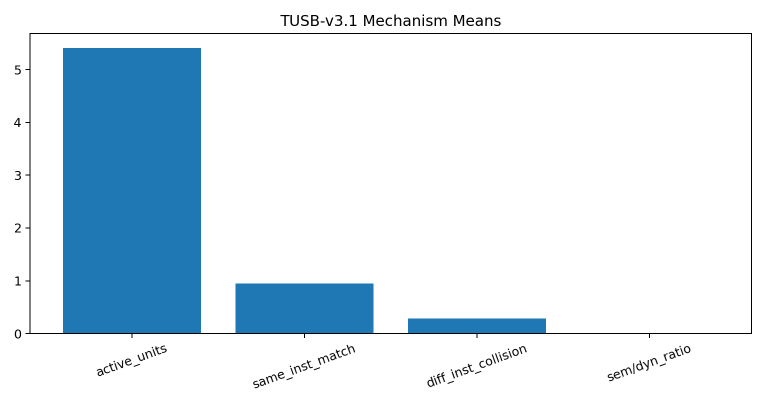
#> input picture reports/stage2_v3p1_paper_assets_20260420/mechanism_appendix_metrics.png, 1530 x 810 px, given as the content of the folder /stwm/outputs/visualizations/stwm_v4_2_1b_multiseed_casebook, which was not available (shown at 1/2 size)
$ python package_stwm_v4_2_video_demo.py
#> lines starting #> are read from the running program, lines starting #| are printed output that depends on the picture; pictures that were not available may be replaced by others from this repository, and a replacement may not be noted
from __future__ import annotations

from argparse import ArgumentParser
from pathlib import Path
import json
import shutil
import subprocess
from typing import Any

from PIL import Image, ImageDraw


IMAGE_EXTS = {".png", ".jpg", ".jpeg", ".webp"}


def build_parser() -> ArgumentParser:
    parser = ArgumentParser(description="Package STWM V4.2 figure assets into demo frames/video")
    parser.add_argument(
        "--figure-dirs",
        default="/home/chen034/workspace/stwm/outputs/visualizations/stwm_v4_2_1b_multiseed_casebook,/home/chen034/workspace/stwm/outputs/visualizations/stwm_v4_2_1b_state_identifiability_figures",
    )
    parser.add_argument("--output-dir", default="/home/chen034/workspace/stwm/outputs/visualizations/stwm_v4_2_1b_demo")
    parser.add_argument("--fps", type=int, default=2)
    parser.add_argument("--max-frames", type=int, default=120)
    parser.add_argument("--frame-width", type=int, default=1280)
    parser.add_argument("--frame-height", type=int, default=720)
    return parser


def _collect_image_paths_from_obj(obj: Any, out: list[Path]) -> None:
    if isinstance(obj, str):
        p = Path(obj)
        if p.suffix.lower() in IMAGE_EXTS and p.exists():
            out.append(p)
        return
    if isinstance(obj, list):
        for item in obj:
            _collect_image_paths_from_obj(item, out)
        return
    if isinstance(obj, dict):
        for val in obj.values():
            _collect_image_paths_from_obj(val, out)


def _collect_from_manifest(dir_path: Path) -> list[Path]:
    manifest = dir_path / "figure_manifest.json"
    if not manifest.exists():
        return []
    payload = json.loads(manifest.read_text())
    out: list[Path] = []
    _collect_image_paths_from_obj(payload, out)
    return out


def _collect_images(dir_path: Path) -> list[Path]:
    out = _collect_from_manifest(dir_path)
    if out:
        return out
    return sorted([p for p in dir_path.rglob("*") if p.suffix.lower() in IMAGE_EXTS])


def _dedupe_keep_order(paths: list[Path]) -> list[Path]:
    out: list[Path] = []
    seen: set[str] = set()
    for p in paths:
        key = str(p.resolve())
        if key in seen:
            continue
        seen.add(key)
        out.append(p)
    return out


def _sample_evenly(paths: list[Path], max_items: int) -> list[Path]:
    if len(paths) <= max_items:
        return paths
    if max_items <= 1:
        return [paths[0]]

    out: list[Path] = []
    total = len(paths)
    for i in range(max_items):
        idx = int(round(i * (total - 1) / float(max_items - 1)))
        out.append(paths[idx])
    return out


def _render_frame(src: Path, canvas_w: int, canvas_h: int, title: str) -> Image.Image:
#> called with canvas_w = 1280, canvas_h = 720
    img = Image.open(src).convert("RGB")
    top_bar = 56
    avail_h = max(1, canvas_h - top_bar)

    scale = min(canvas_w / max(1, img.width), avail_h / max(1, img.height))
#> scale = 0.82
    new_w = max(1, int(img.width * scale))
#> new_w = 1254
    new_h = max(1, int(img.height * scale))
#> new_h = 664
    resized = img.resize((new_w, new_h), Image.Resampling.BICUBIC)
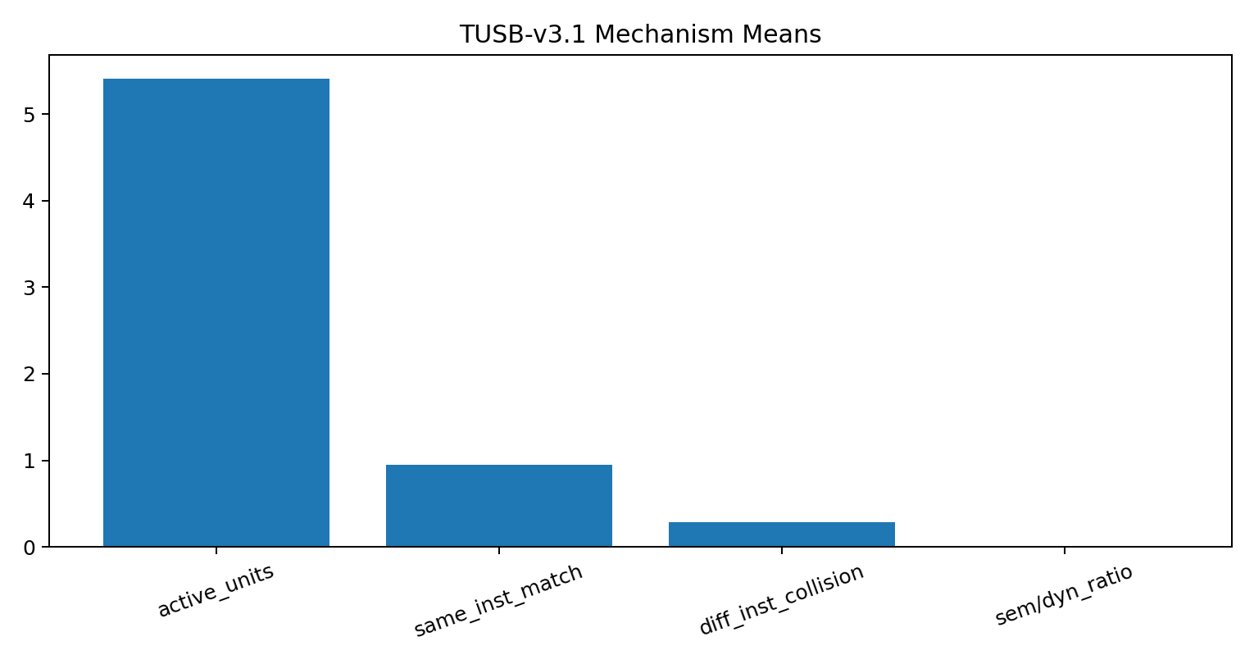
#> resized: PIL image 1254x664 RGB; mean R, G, B 217, 230.7, 240.1

    canvas = Image.new("RGB", (canvas_w, canvas_h), color=(12, 14, 18))
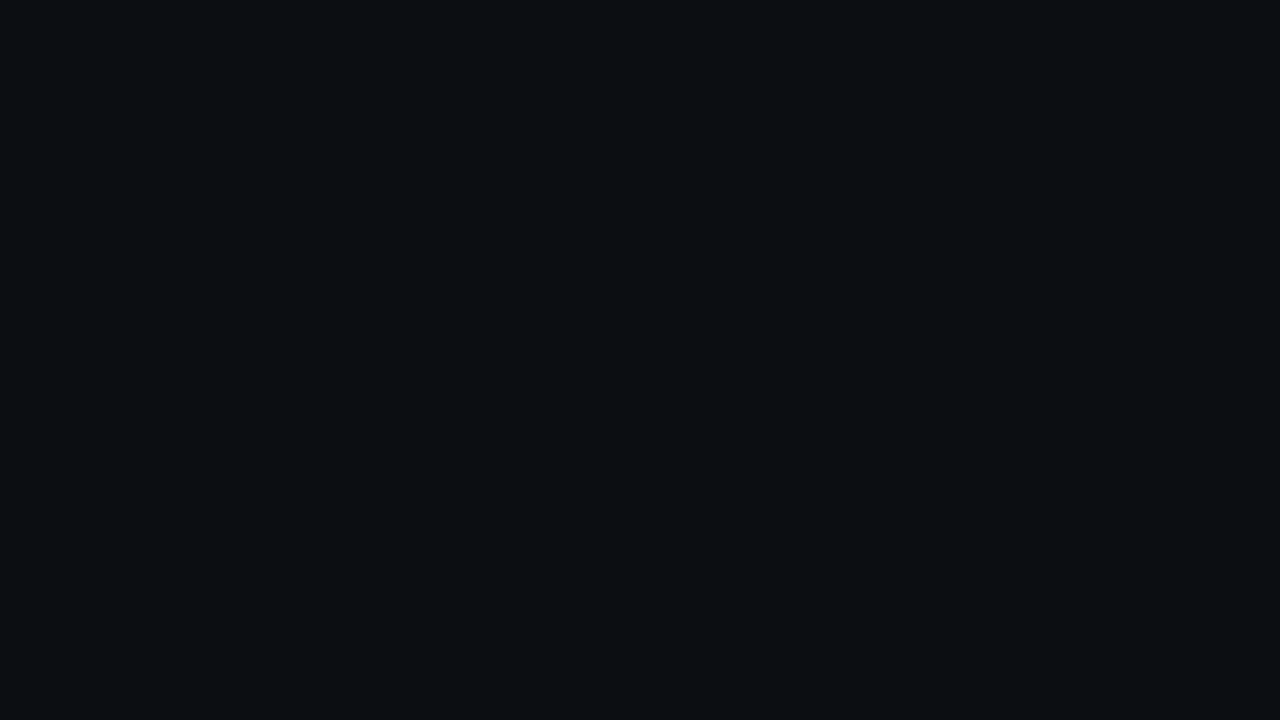
#> canvas: PIL image 1280x720 RGB; mean R, G, B 12, 14, 18
    draw = ImageDraw.Draw(canvas)
    draw.rectangle((0, 0, canvas_w, top_bar), fill=(24, 28, 36))
    draw.text((14, 18), title, fill=(240, 240, 240))

    x = (canvas_w - new_w) // 2
#> x = 13
    y = top_bar + (avail_h - new_h) // 2
#> y = 56
    canvas.paste(resized, (x, y))
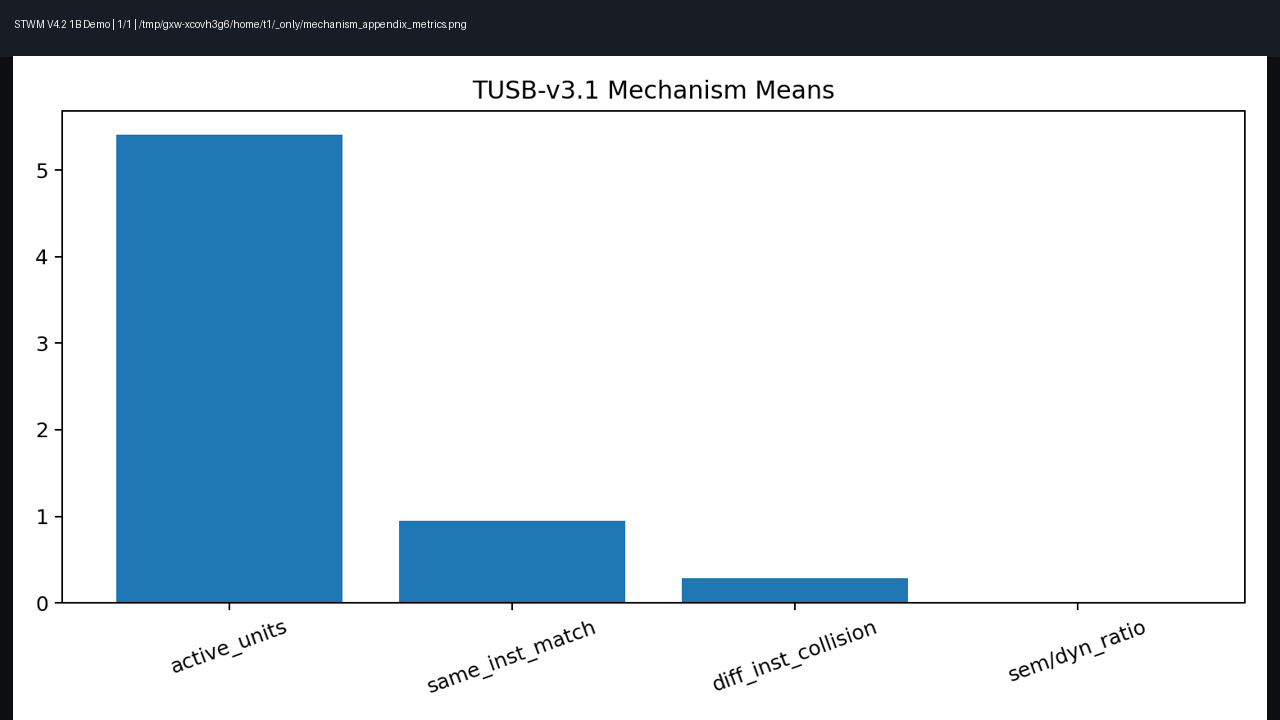
#> canvas: PIL image 1280x720 RGB; mean R, G, B 198.4, 211.1, 220.3
    return canvas


def _build_video_ffmpeg(frame_glob: str, fps: int, out_path: Path) -> tuple[bool, str]:
    ffmpeg = shutil.which("ffmpeg")
    if not ffmpeg:
        return False, "ffmpeg_not_found"

    cmd = [
        ffmpeg,
        "-y",
        "-framerate",
        str(max(1, int(fps))),
        "-i",
        frame_glob,
        "-c:v",
        "libx264",
        "-pix_fmt",
        "yuv420p",
        str(out_path),
    ]
    proc = subprocess.run(cmd, capture_output=True, text=True)
    if proc.returncode != 0:
        return False, (proc.stderr or proc.stdout).strip()[:500]
    return True, "ok"


def main() -> None:
    args = build_parser().parse_args()

    figure_dirs = [Path(x.strip()) for x in str(args.figure_dirs).split(",") if x.strip()]
    out_dir = Path(args.output_dir)
    frames_dir = out_dir / "storyboard_frames"
    out_dir.mkdir(parents=True, exist_ok=True)
    frames_dir.mkdir(parents=True, exist_ok=True)

    all_images: list[Path] = []
    per_dir: dict[str, list[str]] = {}
    for d in figure_dirs:
        imgs = _collect_images(d)
        imgs = _dedupe_keep_order(imgs)
        per_dir[str(d)] = [str(x) for x in imgs]
        all_images.extend(imgs)

    all_images = _dedupe_keep_order(all_images)
    selected = _sample_evenly(all_images, max(1, int(args.max_frames)))

    rendered_frames: list[str] = []
    for idx, img_path in enumerate(selected, start=1):
        rel_title = str(img_path)
        frame = _render_frame(
            img_path,
            canvas_w=max(320, int(args.frame_width)),
            canvas_h=max(240, int(args.frame_height)),
            title=f"STWM V4.2 1B Demo | {idx}/{len(selected)} | {rel_title}",
        )
        out_path = frames_dir / f"frame_{idx:04d}.png"
        frame.save(out_path)
        rendered_frames.append(str(out_path))

    video_path = out_dir / "stwm_v4_2_1b_demo.mp4"
    ok, video_msg = _build_video_ffmpeg(str(frames_dir / "frame_%04d.png"), int(args.fps), video_path)

    manifest = {
        "figure_dirs": [str(x) for x in figure_dirs],
        "per_dir_images": per_dir,
        "total_unique_images": len(all_images),
        "selected_images": [str(x) for x in selected],
        "rendered_frames": rendered_frames,
        "video": {
            "path": str(video_path),
            "created": bool(ok),
            "message": video_msg,
            "fps": int(args.fps),
        },
    }

    (out_dir / "demo_manifest.json").write_text(json.dumps(manifest, indent=2))

    print(json.dumps({"output_dir": str(out_dir), "selected_frames": len(rendered_frames), "video_created": bool(ok)}, indent=2))


if __name__ == "__main__":
    main()
